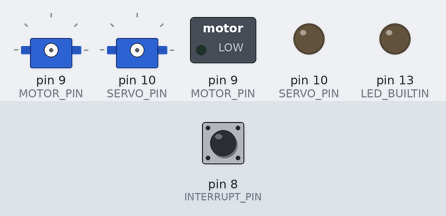
Recording of a sketch running on a simulated Arduino Nano, built with avr-gcc and run on an emulated ATmega328P. Parts: 2 × servo, switched loads named in the sketch (green lamp = pin HIGH), output pins drawn as LEDs (lit = HIGH). The inputs (shaded band) are chosen by the test bench; at power-on: pin 8 (INTERRUPT_PIN) LOW. Servo pulses on a pin are drawn as a servo (544–2400 µs = 0–180°); pins used as bus, display or sensor lines are not drawn; what the sketch prints to the serial monitor is not drawn.

Above: at 1.2 s.
1.3 s: pin 8 (INTERRUPT_PIN) pulled HIGH for 0.15 s
6.8 s: pin 8 (INTERRUPT_PIN) pulled HIGH for 3.2 s
At 17.41 s:
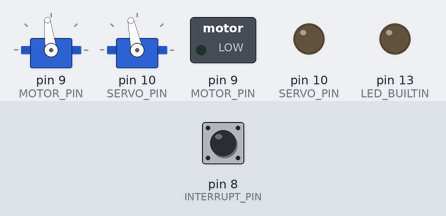
Timing chart, 0 to 17.5 s (numbered marks = the images above; inputs shaded):
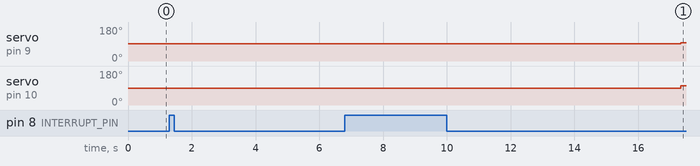

Measured:
- after the input at 6.8 s, servo on pin 9 (MOTOR_PIN): 91° → 97° after 10.5 s instead of 2.5 s; servo on pin 10 (SERVO_PIN): 90° → 102° after 10.5 s instead of 2.5 s

The sketch:

Arduino_Actuators_PCB_Validation.ino
```cpp
/**************************************************
File:        Arduino_Actuators_PCB_Validation.INO
Description: Trucky Project Arduino code for Actuators PCB Validation
Author:      MCI. Aldo Iván Aguilar Aldecoa
Contact:     aldo_aldecoa@tec.mx
Date:        April 2023
***************************************************/

#include <Wire.h>

#define DEBUG_PIN      A6
#define INTERRUPT_PIN  8
#define MOTOR_PIN      9
#define SERVO_PIN      10

#define AUTO_MODE     HIGH
#define MANUAL_MODE   LOW

#define I2C_ID        1

const unsigned int MOTOR_IDLE_CNT = 1478;
const unsigned int SERVO_IDLE_CNT = 1475;

const unsigned int MOTOR_OP_CNT  = 1546;
const unsigned int SERVO_OP_CNT  = 1600;

bool PREV_OPERATING_MODE = MANUAL_MODE;
bool OPERATING_MODE = MANUAL_MODE;
unsigned int MOTOR_PWM_HIGH_TIME_US;
unsigned int SERVO_PWM_HIGH_TIME_US;

volatile float I2C_MESSAGE = 0.0;

volatile char i2c_message_str[10];
volatile char i2c_input_char;
volatile int  i2c_msg_id;

/*
  Gets the Robot operation Mode (AUTO or MANUAL) by obtaining the INTERRUPT Pin digital state.
*/
bool getOperatingMode()
{
  return PINB & B00000001; // digitalRead(INTERRUPT_PIN);
}

/*
  Initializes the Atmega328P PWM Timer (Counter 1)
  Phase Correct PWM Operation Mode:
    - PWM Frequency set at 50HZ (20 ms period).
    - f = f_clk / (2 * N * TOP)
      Where:
        f     -> PWM  Frequency
        f_clk -> Atmega328P Clock Frequency (16MHz)
        N     -> Is the clock prescaler value (8)
        TOP   -> Is the timer maximum counter value (20000)
      f = 16E6 / (2 * 8 * 20000) = 50Hz = 20 ms
    - As the TOP value (ICR1) is set to 20000 and the period is set to 20 ms,
      its possible to establish a minimum PWM High Time of 1us.
*/
void initPWMTimer()
{
  TCCR1A = _BV(COM1A1) | _BV(COM1B1) | _BV(WGM11);
  TCCR1B = _BV(WGM13) | _BV(CS11);
  ICR1 = 20000;
}

/*
  Sets the BLDC Motor PWM High Time in us.
*/
void setMotorPWM(unsigned int motor_pwm_high_time_us)
{
  OCR1A = motor_pwm_high_time_us;
}

/*
  Sets the Servo Motor PWM High Time in us.
*/
void setServoPWM(int servo_pwm_high_time_us)
{
  OCR1B = servo_pwm_high_time_us;
}

/*
  Receives I2C Messages from the Arduino Sensors board to determine the current robot speed.
  The PID Sampling Period is defined based on the reception time of the speed estimation.
*/
void receiveI2CMessage(int num_bytes)
{
  i2c_input_char = -1;
  i2c_msg_id = 0;

  for (byte i = 0; i < 10; i++) i2c_message_str[i] = 0;

  for (byte i = 0; i < num_bytes; i++)
  {
    i2c_input_char = Wire.read();
    i2c_message_str[i2c_msg_id] = i2c_input_char;
    i2c_msg_id++;
    i2c_message_str[i2c_msg_id] = '\0';
  }

  I2C_MESSAGE = atof((const char*)i2c_message_str);
}

void controlActuators()
{
  if (PREV_OPERATING_MODE == OPERATING_MODE) return;
  if (OPERATING_MODE == MANUAL_MODE)
  {
    setServoPWM(0);
    setMotorPWM(0);
    PREV_OPERATING_MODE = OPERATING_MODE;
    return;
  }
  long init_time = millis();
  while (millis() - init_time < 4000)
  {
    setServoPWM(0);
    setMotorPWM(0);
  }

  init_time = millis();
  while (millis() - init_time < 4000)
  {
    setServoPWM(SERVO_IDLE_CNT);
    setMotorPWM(MOTOR_IDLE_CNT);
  }
  setServoPWM(SERVO_OP_CNT);
  setMotorPWM(MOTOR_OP_CNT);
}

void setup()
{
  pinMode(DEBUG_PIN, INPUT);
  pinMode(INTERRUPT_PIN, INPUT);
  pinMode(MOTOR_PIN, OUTPUT);
  pinMode(SERVO_PIN, OUTPUT);
  pinMode(LED_BUILTIN, OUTPUT);

  initPWMTimer();

  Wire.begin(I2C_ID);
  Wire.onReceive(receiveI2CMessage);

  Serial.begin(9600);
}

/*
  Infinite loop responsible of controlling the robot actuators.
  The board LED will follow the current robot operation mode (AUTO or MANUAL)
*/
void loop()
{
  OPERATING_MODE = getOperatingMode();
  controlActuators();
  Serial.print(OPERATING_MODE == AUTO_MODE ? "AUTO" : "MANUAL");
  Serial.print(",");
  Serial.println(I2C_MESSAGE);
}
```
